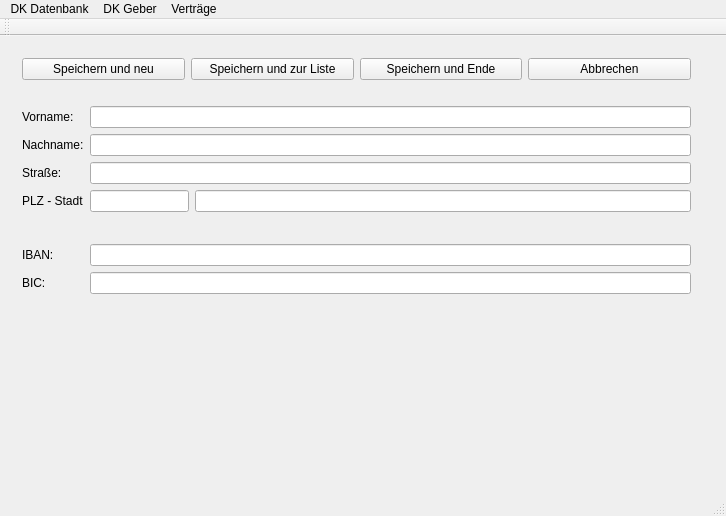
<?xml version="1.0" encoding="UTF-8"?>
<ui version="4.0">
 <author>Holger Mairon</author>
 <class>MainWindow</class>
 <widget class="QMainWindow" name="MainWindow">
  <property name="geometry">
   <rect>
    <x>0</x>
    <y>0</y>
    <width>726</width>
    <height>516</height>
   </rect>
  </property>
  <property name="windowTitle">
   <string>-  DKV2 -</string>
  </property>
  <widget class="QWidget" name="centralWidget">
   <layout class="QHBoxLayout" name="horizontalLayout_5">
    <item>
     <widget class="QStackedWidget" name="stackedWidget">
      <property name="currentIndex">
       <number>2</number>
      </property>
      <widget class="QWidget" name="EmptyPage">
       <layout class="QHBoxLayout" name="horizontalLayout_2">
        <item>
         <widget class="QLabel" name="label">
          <property name="text">
           <string>&lt;H2&gt;Willkommen zu DKV2- Deiner Verwaltung von Direktrediten&lt;/H2&gt;</string>
          </property>
         </widget>
        </item>
       </layout>
      </widget>
      <widget class="QWidget" name="PersonsListPage">
       <layout class="QHBoxLayout" name="horizontalLayout">
        <item>
         <widget class="QTableView" name="PersonsTable">
          <property name="contextMenuPolicy">
           <enum>Qt::DefaultContextMenu</enum>
          </property>
          <property name="toolTip">
           <string>F2 um ein Feld zu ändern. Rechte Maustaste für weitere Optionen</string>
          </property>
         </widget>
        </item>
       </layout>
      </widget>
      <widget class="QWidget" name="NeuePerson">
       <property name="maximumSize">
        <size>
         <width>800</width>
         <height>16777215</height>
        </size>
       </property>
       <layout class="QVBoxLayout" name="verticalLayout">
        <item>
         <layout class="QHBoxLayout" name="hlNeuePersonButtons">
          <item>
           <widget class="QPushButton" name="saveNew">
            <property name="toolTip">
             <string>Der Datensatz wird gespeichert und ein weiterer Datensatz angelegt</string>
            </property>
            <property name="text">
             <string>Speichern und neu</string>
            </property>
           </widget>
          </item>
          <item>
           <widget class="QPushButton" name="saveList">
            <property name="toolTip">
             <string>Der Datensatz wird gespeichert und die Liste der DK Geber wird angezeigt</string>
            </property>
            <property name="text">
             <string>Speichern und zur Liste</string>
            </property>
           </widget>
          </item>
          <item>
           <widget class="QPushButton" name="saveExit">
            <property name="toolTip">
             <string>Der Datensatz wird gespeichert und die Eingabe neuer DK Geber wird beendet</string>
            </property>
            <property name="text">
             <string>Speichern und Ende</string>
            </property>
           </widget>
          </item>
          <item>
           <widget class="QPushButton" name="cancel">
            <property name="toolTip">
             <string>Das Anlegen eines DK Gebers wird abgebrochen</string>
            </property>
            <property name="text">
             <string>Abbrechen</string>
            </property>
           </widget>
          </item>
         </layout>
        </item>
        <item>
         <spacer name="horizontalSpacer_2">
          <property name="orientation">
           <enum>Qt::Horizontal</enum>
          </property>
          <property name="sizeHint" stdset="0">
           <size>
            <width>40</width>
            <height>20</height>
           </size>
          </property>
         </spacer>
        </item>
        <item>
         <layout class="QFormLayout" name="formLayout">
          <item row="0" column="0">
           <widget class="QLabel" name="lVorname">
            <property name="text">
             <string>Vorname:</string>
            </property>
            <property name="buddy">
             <cstring>leVorname</cstring>
            </property>
           </widget>
          </item>
          <item row="0" column="1">
           <widget class="QLineEdit" name="leVorname"/>
          </item>
          <item row="1" column="0">
           <widget class="QLabel" name="lNachname">
            <property name="text">
             <string>Nachname:</string>
            </property>
            <property name="buddy">
             <cstring>leNachname</cstring>
            </property>
           </widget>
          </item>
          <item row="1" column="1">
           <widget class="QLineEdit" name="leNachname"/>
          </item>
          <item row="2" column="0">
           <widget class="QLabel" name="lStrasse">
            <property name="text">
             <string>Straße:</string>
            </property>
            <property name="buddy">
             <cstring>leStrasse</cstring>
            </property>
           </widget>
          </item>
          <item row="2" column="1">
           <widget class="QLineEdit" name="leStrasse"/>
          </item>
          <item row="4" column="0">
           <widget class="QLabel" name="lPlzStadt">
            <property name="text">
             <string>PLZ - Stadt</string>
            </property>
            <property name="buddy">
             <cstring>lePlz</cstring>
            </property>
           </widget>
          </item>
          <item row="4" column="1">
           <layout class="QHBoxLayout" name="horizontalLayout_3" stretch="1,5">
            <item>
             <widget class="QLineEdit" name="lePlz"/>
            </item>
            <item>
             <widget class="QLineEdit" name="leStadt"/>
            </item>
           </layout>
          </item>
          <item row="6" column="0">
           <widget class="QLabel" name="lIban">
            <property name="text">
             <string>IBAN:</string>
            </property>
            <property name="buddy">
             <cstring>leIban</cstring>
            </property>
           </widget>
          </item>
          <item row="6" column="1">
           <widget class="QLineEdit" name="leIban"/>
          </item>
          <item row="7" column="0">
           <widget class="QLabel" name="lBic">
            <property name="text">
             <string>BIC:</string>
            </property>
           </widget>
          </item>
          <item row="7" column="1">
           <widget class="QLineEdit" name="leBic"/>
          </item>
          <item row="5" column="1">
           <spacer name="horizontalSpacer">
            <property name="orientation">
             <enum>Qt::Horizontal</enum>
            </property>
            <property name="sizeHint" stdset="0">
             <size>
              <width>40</width>
              <height>20</height>
             </size>
            </property>
           </spacer>
          </item>
         </layout>
        </item>
       </layout>
      </widget>
      <widget class="QWidget" name="NeuerVertrag">
       <property name="maximumSize">
        <size>
         <width>800</width>
         <height>16777215</height>
        </size>
       </property>
       <layout class="QVBoxLayout" name="vlNeuerVertrag">
        <item>
         <layout class="QHBoxLayout" name="hlNeuerVertragButtons">
          <item>
           <widget class="QPushButton" name="saveToDKGeberList">
            <property name="toolTip">
             <string>Speichert den Vertrag und kehrt zur Liste der DK Geber zurück</string>
            </property>
            <property name="text">
             <string>Speichern zur Geber Liste</string>
            </property>
           </widget>
          </item>
          <item>
           <widget class="QPushButton" name="pushButton">
            <property name="toolTip">
             <string>Speichert den Vertrag und geht zur Liste der Verträge</string>
            </property>
            <property name="text">
             <string>Speichern zu Verträgen</string>
            </property>
           </widget>
          </item>
          <item>
           <widget class="QPushButton" name="cancelCreateContract">
            <property name="toolTip">
             <string>Abbrechen und zurück</string>
            </property>
            <property name="text">
             <string>Abbrechen</string>
            </property>
           </widget>
          </item>
         </layout>
        </item>
        <item>
         <spacer name="horizontalSpacer_3">
          <property name="orientation">
           <enum>Qt::Horizontal</enum>
          </property>
          <property name="sizeHint" stdset="0">
           <size>
            <width>40</width>
            <height>20</height>
           </size>
          </property>
         </spacer>
        </item>
        <item>
         <layout class="QFormLayout" name="formLayout_2">
          <item row="0" column="0">
           <widget class="QLabel" name="label_2">
            <property name="text">
             <string>DK Geber</string>
            </property>
           </widget>
          </item>
          <item row="0" column="1">
           <widget class="QComboBox" name="comboBox"/>
          </item>
          <item row="1" column="0">
           <widget class="QLabel" name="label_3">
            <property name="text">
             <string>Kennung</string>
            </property>
           </widget>
          </item>
          <item row="1" column="1">
           <widget class="QLineEdit" name="leKennung"/>
          </item>
          <item row="2" column="0">
           <widget class="QLabel" name="label_4">
            <property name="text">
             <string>Betrag (Euro)</string>
            </property>
           </widget>
          </item>
          <item row="2" column="1">
           <widget class="QLineEdit" name="leBetrag"/>
          </item>
          <item row="3" column="0">
           <widget class="QLabel" name="label_9">
            <property name="text">
             <string>Wert incl. Zinsen (Euro)</string>
            </property>
           </widget>
          </item>
          <item row="3" column="1">
           <widget class="QLabel" name="lblWert">
            <property name="text">
             <string/>
            </property>
           </widget>
          </item>
          <item row="4" column="0">
           <widget class="QLabel" name="label_5">
            <property name="text">
             <string>Zinssatz</string>
            </property>
           </widget>
          </item>
          <item row="4" column="1">
           <widget class="QLineEdit" name="leZins"/>
          </item>
          <item row="5" column="0">
           <widget class="QLabel" name="label_6">
            <property name="text">
             <string>Vertragsabschluss (Datum)</string>
            </property>
           </widget>
          </item>
          <item row="5" column="1">
           <widget class="QDateEdit" name="deVertragsabschluss"/>
          </item>
          <item row="6" column="0">
           <widget class="QLabel" name="label_10">
            <property name="text">
             <string>Beginn des nächsten Zinszeitraums</string>
            </property>
           </widget>
          </item>
          <item row="6" column="1">
           <widget class="QLabel" name="lblBeginZinsphase">
            <property name="text">
             <string/>
            </property>
           </widget>
          </item>
          <item row="7" column="0">
           <widget class="QLabel" name="label_7">
            <property name="text">
             <string>Laufzeitende (Datum)</string>
            </property>
           </widget>
          </item>
          <item row="7" column="1">
           <widget class="QDateEdit" name="deLaufzeitEnde"/>
          </item>
          <item row="8" column="0">
           <widget class="QLabel" name="label_8">
            <property name="text">
             <string>Zinsen werden aufgerechnet</string>
            </property>
           </widget>
          </item>
          <item row="8" column="1">
           <widget class="QCheckBox" name="chkbTesaurierend">
            <property name="text">
             <string>Tesaurierend</string>
            </property>
           </widget>
          </item>
         </layout>
        </item>
        <item>
         <widget class="QLabel" name="lblHinweis">
          <property name="text">
           <string>&lt;H3&gt; Nach dem Anlegen müssen die Verträge nach Zahlungseingang aktiviert werden, damit die Zinsberechnung beginnt!</string>
          </property>
          <property name="wordWrap">
           <bool>true</bool>
          </property>
         </widget>
        </item>
       </layout>
      </widget>
     </widget>
    </item>
    <item>
     <widget class="QLabel" name="statusLabel">
      <property name="text">
       <string/>
      </property>
     </widget>
    </item>
   </layout>
  </widget>
  <widget class="QMenuBar" name="menuBar">
   <property name="geometry">
    <rect>
     <x>0</x>
     <y>0</y>
     <width>726</width>
     <height>26</height>
    </rect>
   </property>
   <widget class="QMenu" name="menuDatenbank">
    <property name="title">
     <string>DK Datenbank</string>
    </property>
    <addaction name="action_Neue_DB_anlegen"/>
    <addaction name="actionDBoeffnen"/>
    <addaction name="actionDB_schliessen"/>
    <addaction name="separator"/>
    <addaction name="actionProgramm_beenden"/>
   </widget>
   <widget class="QMenu" name="menuDK_Geber">
    <property name="title">
     <string>DK Geber</string>
    </property>
    <addaction name="action_Liste"/>
    <addaction name="separator"/>
    <addaction name="actionNeuer_DK_Geber"/>
   </widget>
   <widget class="QMenu" name="menuVertr_ge">
    <property name="title">
     <string>Verträge</string>
    </property>
    <addaction name="actionListe_der_Vertr_ge_anzeigen"/>
    <addaction name="separator"/>
    <addaction name="actionVertrag_anlegen"/>
   </widget>
   <widget class="QMenu" name="menuDebug">
    <property name="enabled">
     <bool>true</bool>
    </property>
    <property name="title">
     <string/>
    </property>
    <addaction name="actioncreateSampleData"/>
   </widget>
   <addaction name="menuDatenbank"/>
   <addaction name="menuDK_Geber"/>
   <addaction name="menuVertr_ge"/>
   <addaction name="menuDebug"/>
  </widget>
  <widget class="QToolBar" name="mainToolBar">
   <attribute name="toolBarArea">
    <enum>TopToolBarArea</enum>
   </attribute>
   <attribute name="toolBarBreak">
    <bool>false</bool>
   </attribute>
  </widget>
  <widget class="QStatusBar" name="statusBar"/>
  <action name="action_Neue_DB_anlegen">
   <property name="text">
    <string>&amp;Neue Anlegen</string>
   </property>
   <property name="toolTip">
    <string>Legen Sie hiermit eine leere DK Datenbank an</string>
   </property>
   <property name="shortcut">
    <string>Ctrl+N</string>
   </property>
  </action>
  <action name="actionDBoeffnen">
   <property name="text">
    <string>&amp;Öffnen</string>
   </property>
   <property name="toolTip">
    <string>Öffnen Sie hiermit eine existierende Datenbank</string>
   </property>
   <property name="shortcut">
    <string>Ctrl+O</string>
   </property>
   <property name="visible">
    <bool>true</bool>
   </property>
  </action>
  <action name="actionDB_schliessen">
   <property name="enabled">
    <bool>false</bool>
   </property>
   <property name="text">
    <string>&amp;Schließen</string>
   </property>
   <property name="toolTip">
    <string>Schließen Sie hiermit die geöffnete Datenbank</string>
   </property>
   <property name="shortcut">
    <string>Ctrl+S</string>
   </property>
   <property name="visible">
    <bool>false</bool>
   </property>
  </action>
  <action name="action_Liste">
   <property name="text">
    <string>&amp;Liste</string>
   </property>
   <property name="toolTip">
    <string>Zeigt eine Liste aller DK Geber an</string>
   </property>
  </action>
  <action name="actionProgramm_beenden">
   <property name="text">
    <string>Programm beenden</string>
   </property>
  </action>
  <action name="actionListe_der_Vertr_ge_anzeigen">
   <property name="text">
    <string>Liste der Verträge anzeigen</string>
   </property>
  </action>
  <action name="actioncreateSampleData">
   <property name="text">
    <string>createSampleData</string>
   </property>
   <property name="visible">
    <bool>true</bool>
   </property>
  </action>
  <action name="actionNeuer_DK_Geber">
   <property name="text">
    <string>Neu</string>
   </property>
  </action>
  <action name="actionVertrag_anlegen">
   <property name="enabled">
    <bool>false</bool>
   </property>
   <property name="text">
    <string>Vertrag anlegen</string>
   </property>
   <property name="toolTip">
    <string>Vertrag für ausgewählten DK Geber anlegen</string>
   </property>
  </action>
 </widget>
 <layoutdefault spacing="6" margin="11"/>
 <resources/>
 <connections/>
</ui>
